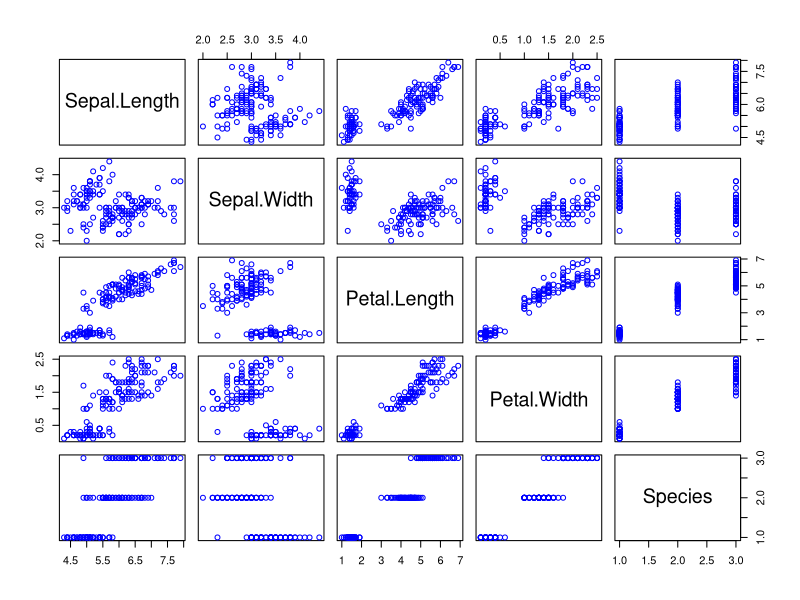
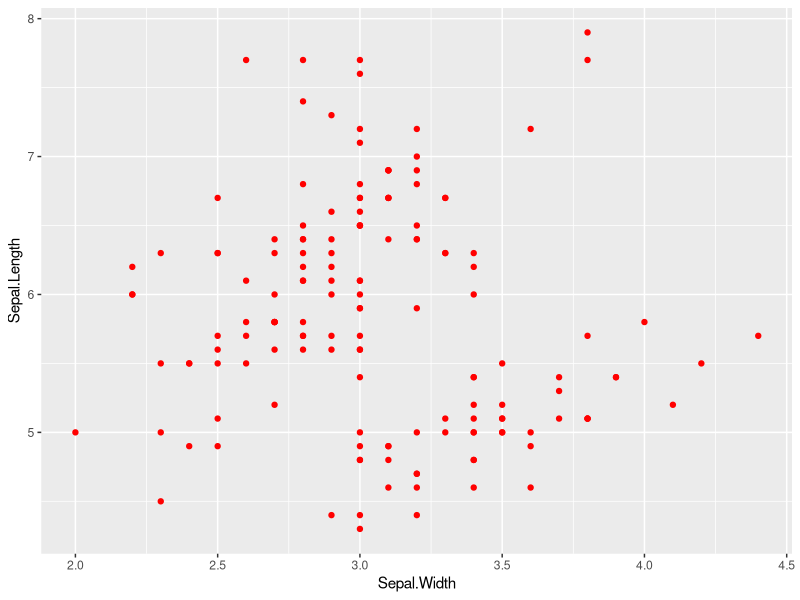
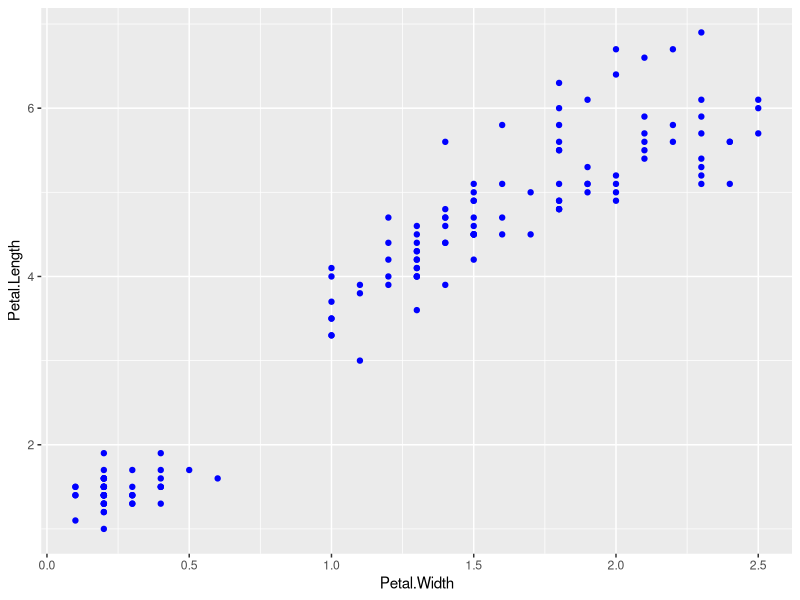
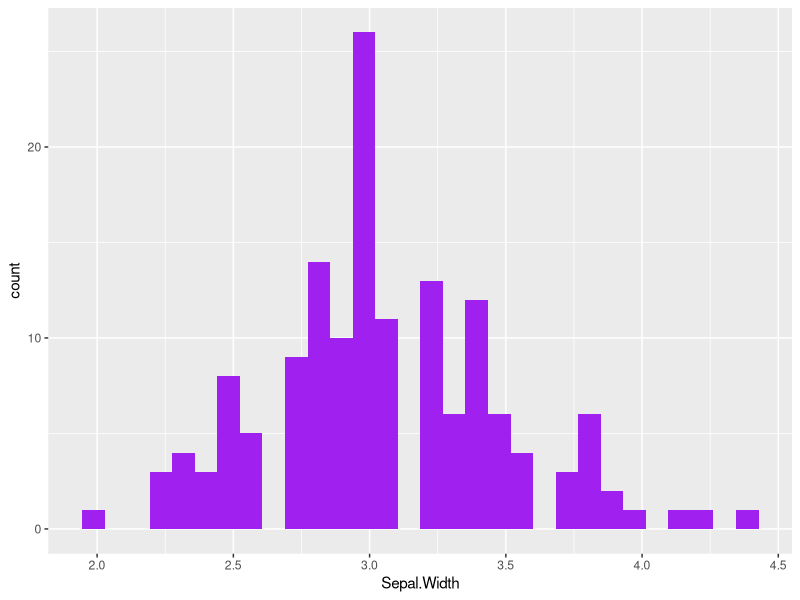
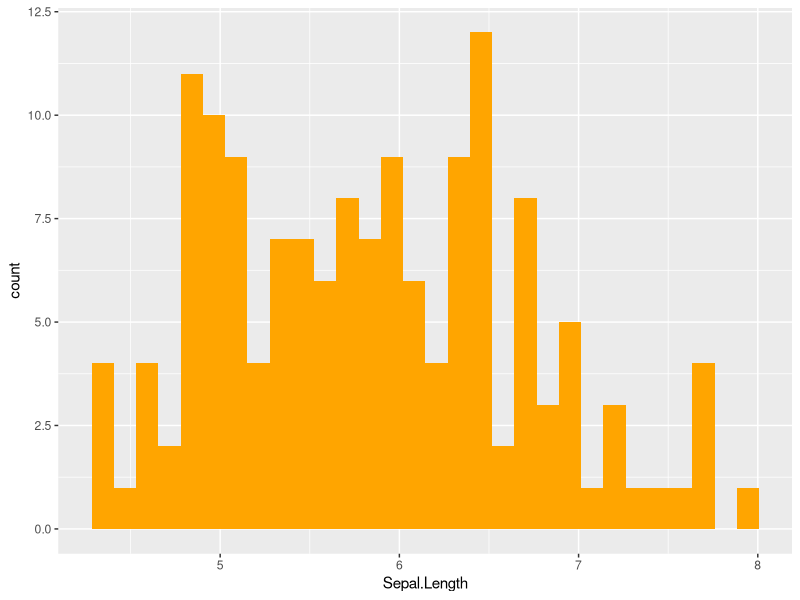
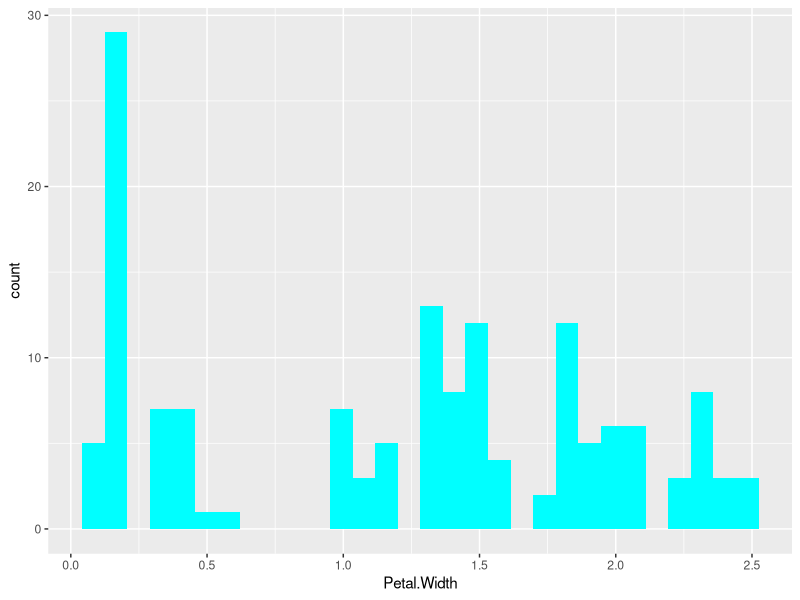
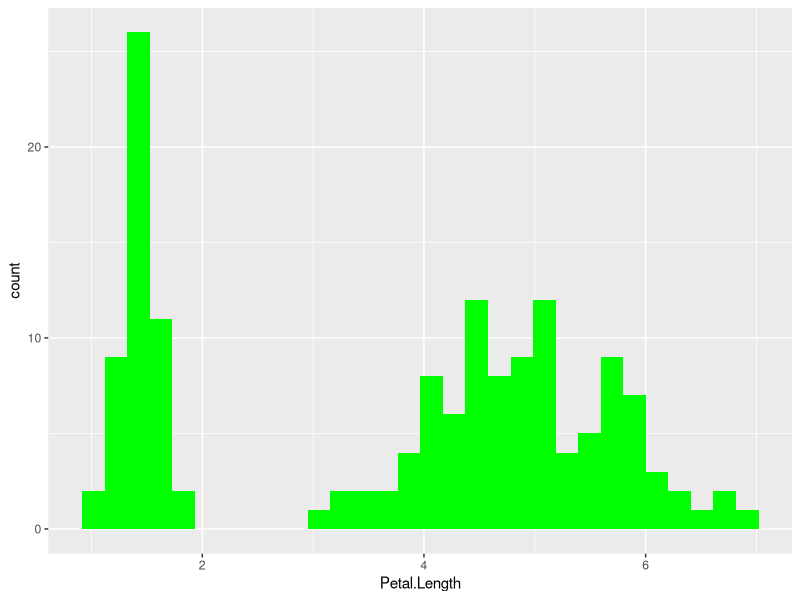
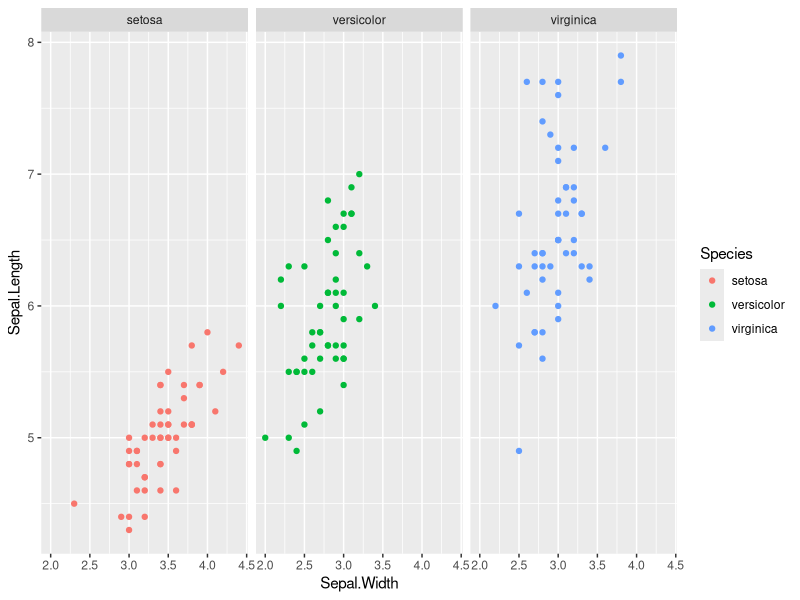

Write the R code that produced these figures, in order.
# Load IRIS Dataset
library(datasets)
iris <- datasets::iris

View(iris)

head(iris, 5)
tail(iris, 5)

# Summary descriptive Stats
summary(iris)

# To check for missing values
sum(is.na(iris))


# Statistics grouped by Species
library(dplyr)

iris %>% 
  group_by(Species) %>% summarize(
    mean(Sepal.Length), sd(Sepal.Length), min(Sepal.Length), max(Sepal.Length)
    )

iris %>% 
  group_by(Species) %>% summarize(
    mean(Sepal.Width), sd(Sepal.Width), min(Sepal.Width), max(Sepal.Width)
    )

iris %>% 
  group_by(Species) %>% summarize(
    mean(Petal.Length), sd(Petal.Length), min(Petal.Length), max(Petal.Length)
  )

iris %>% 
  group_by(Species) %>% summarize(
    mean(Petal.Width), sd(Petal.Width), min(Petal.Width), max(Petal.Width)
  )

################
# Data Visualization

plot(iris, col = "blue")

library(ggplot2)

# Scatter Plot
ggplot(iris) +
  geom_point(aes(x=Sepal.Width, y=Sepal.Length), color="red")

ggplot(iris)+
  geom_point(aes(x=Petal.Width, y=Petal.Length), color="blue")

# Histogram
ggplot(iris) + geom_histogram(aes(x=Sepal.Width), fill = "purple")

ggplot(iris) + geom_histogram(aes(x=Sepal.Length), fill = "orange")

ggplot(iris) + geom_histogram(aes(x=Petal.Width), fill = "cyan")

ggplot(iris) + geom_histogram(aes(x=Petal.Length), fill = "green")

# Relationship Sepal and Species
ggplot(iris) +
  geom_point(aes(x=Sepal.Width, y=Sepal.Length, color=Species)) +
  facet_wrap(~Species)

# Relationship Petal and Species
ggplot(iris) +
  geom_point(aes(x=Petal.Width, y=Petal.Length, color=Species)) +
  facet_wrap(~Species)

library(GGally)

# Pair Plot
ggpairs(iris,
        columns = 1:4,
        aes(color = Species),
        upper = list(continuous = "points", combo = "box_no_facet"),
        legend = 2
        )